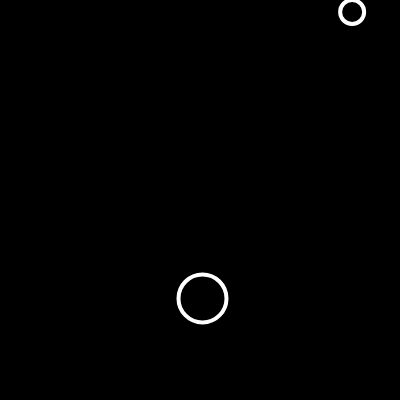
Frame 1 (no input)
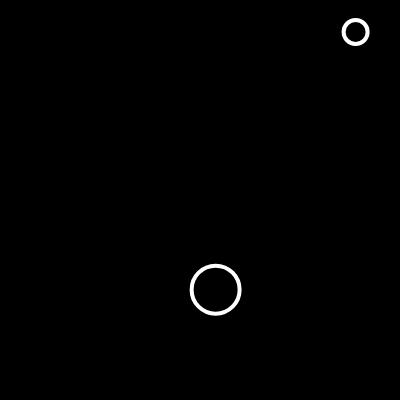
Frame 60 (no input)
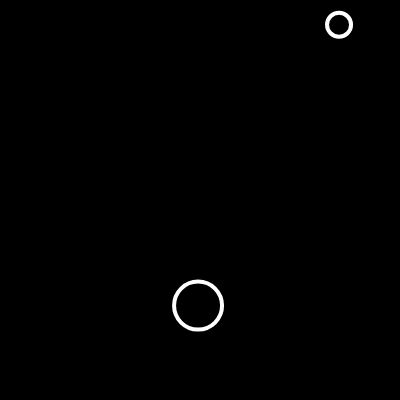
Frame 120 (the mouse pressed at the canvas centre since frame 60)

The p5.js sketch that drew these frames (run headless with seeded random() and noise() and a simulated clock; from frame 60 on, the mouse is pressed at the canvas centre):

// p5.js sketch
// ── sketch.js
let bubble1;
let bubble2;

function setup() {
  createCanvas(400, 400);
  bubble1 = new Bubble(12, 350, 10);
  bubble2 = new Bubble(24, 200, 300);
}

function draw() {
  background(0);
  
  bubble1.move();
  bubble1.show();
  
  bubble2.move();
  bubble2.show();
}

class Bubble {
  constructor(r, x, y) {
    this.r = r;
    this.x = x;
    this.y = y;
  }
  
  move() {
    this.x = min(width - this.r, max(this.r, this.x + random(-5, 5)));
    this.y = min(height - this.r, max(this.r, this.y + random(-5, 5)));
  }
  
  show() {
    stroke(255);
    strokeWeight(4);
    noFill();
    ellipse(this.x, this.y, this.r * 2);
  }
}
